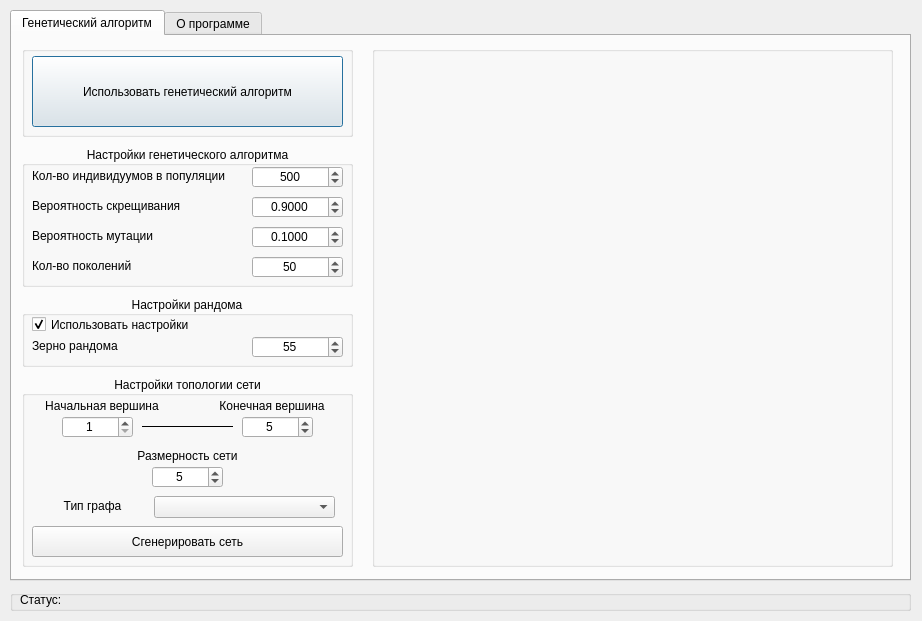
<?xml version="1.0" encoding="UTF-8"?>
<ui version="4.0">
 <class>Dialog</class>
 <widget class="QDialog" name="Dialog">
  <property name="enabled">
   <bool>true</bool>
  </property>
  <property name="geometry">
   <rect>
    <x>0</x>
    <y>0</y>
    <width>922</width>
    <height>621</height>
   </rect>
  </property>
  <property name="acceptDrops">
   <bool>false</bool>
  </property>
  <property name="windowTitle">
   <string>Dialog</string>
  </property>
  <widget class="QGroupBox" name="groupBox_3">
   <property name="enabled">
    <bool>true</bool>
   </property>
   <property name="geometry">
    <rect>
     <x>10</x>
     <y>590</y>
     <width>901</width>
     <height>21</height>
    </rect>
   </property>
   <property name="mouseTracking">
    <bool>false</bool>
   </property>
   <property name="contextMenuPolicy">
    <enum>Qt::DefaultContextMenu</enum>
   </property>
   <property name="acceptDrops">
    <bool>false</bool>
   </property>
   <property name="styleSheet">
    <string notr="true">border-color: rgb(0, 0, 0);</string>
   </property>
   <property name="title">
    <string/>
   </property>
   <widget class="QLabel" name="SystemMassage_Label">
    <property name="geometry">
     <rect>
      <x>10</x>
      <y>0</y>
      <width>881</width>
      <height>20</height>
     </rect>
    </property>
    <property name="text">
     <string>Статус:</string>
    </property>
   </widget>
  </widget>
  <widget class="QTabWidget" name="tabWidget">
   <property name="geometry">
    <rect>
     <x>10</x>
     <y>10</y>
     <width>901</width>
     <height>571</height>
    </rect>
   </property>
   <property name="currentIndex">
    <number>0</number>
   </property>
   <widget class="QWidget" name="tab_2">
    <attribute name="title">
     <string>Генетический алгоритм</string>
    </attribute>
    <widget class="QGroupBox" name="groupBox">
     <property name="enabled">
      <bool>true</bool>
     </property>
     <property name="geometry">
      <rect>
       <x>10</x>
       <y>10</y>
       <width>331</width>
       <height>91</height>
      </rect>
     </property>
     <property name="mouseTracking">
      <bool>false</bool>
     </property>
     <property name="contextMenuPolicy">
      <enum>Qt::DefaultContextMenu</enum>
     </property>
     <property name="acceptDrops">
      <bool>false</bool>
     </property>
     <property name="styleSheet">
      <string notr="true">border-color: rgb(0, 0, 0);</string>
     </property>
     <property name="title">
      <string/>
     </property>
     <widget class="QPushButton" name="bUseGenAlg">
      <property name="geometry">
       <rect>
        <x>10</x>
        <y>10</y>
        <width>311</width>
        <height>71</height>
       </rect>
      </property>
      <property name="text">
       <string>Использовать генетический алгоритм</string>
      </property>
     </widget>
    </widget>
    <widget class="QGroupBox" name="groupBox_5">
     <property name="geometry">
      <rect>
       <x>10</x>
       <y>110</y>
       <width>331</width>
       <height>141</height>
      </rect>
     </property>
     <property name="title">
      <string>Настройки генетического алгоритма</string>
     </property>
     <property name="alignment">
      <set>Qt::AlignCenter</set>
     </property>
     <widget class="QLabel" name="POPULATION_SIZE_Label">
      <property name="geometry">
       <rect>
        <x>10</x>
        <y>20</y>
        <width>211</width>
        <height>20</height>
       </rect>
      </property>
      <property name="text">
       <string>Кол-во индивидуумов в популяции</string>
      </property>
     </widget>
     <widget class="QSpinBox" name="POPULATION_SIZE_IntSpinBox">
      <property name="geometry">
       <rect>
        <x>230</x>
        <y>20</y>
        <width>91</width>
        <height>22</height>
       </rect>
      </property>
      <property name="alignment">
       <set>Qt::AlignCenter</set>
      </property>
      <property name="minimum">
       <number>1</number>
      </property>
      <property name="maximum">
       <number>9999</number>
      </property>
      <property name="value">
       <number>500</number>
      </property>
     </widget>
     <widget class="QLabel" name="P_CROSSOVER_Label">
      <property name="geometry">
       <rect>
        <x>10</x>
        <y>50</y>
        <width>161</width>
        <height>20</height>
       </rect>
      </property>
      <property name="text">
       <string>Вероятность скрещивания</string>
      </property>
     </widget>
     <widget class="QLabel" name="P_MUTATION_Label">
      <property name="geometry">
       <rect>
        <x>10</x>
        <y>80</y>
        <width>161</width>
        <height>20</height>
       </rect>
      </property>
      <property name="text">
       <string>Вероятность мутации</string>
      </property>
     </widget>
     <widget class="QLabel" name="MAX_GENERATIONS_Label">
      <property name="geometry">
       <rect>
        <x>10</x>
        <y>110</y>
        <width>161</width>
        <height>20</height>
       </rect>
      </property>
      <property name="text">
       <string>Кол-во поколений</string>
      </property>
     </widget>
     <widget class="QSpinBox" name="MAX_GENERATIONS_IntSpinBox">
      <property name="geometry">
       <rect>
        <x>230</x>
        <y>110</y>
        <width>91</width>
        <height>22</height>
       </rect>
      </property>
      <property name="alignment">
       <set>Qt::AlignCenter</set>
      </property>
      <property name="minimum">
       <number>1</number>
      </property>
      <property name="maximum">
       <number>9999</number>
      </property>
      <property name="value">
       <number>50</number>
      </property>
     </widget>
     <widget class="QDoubleSpinBox" name="P_CROSSOVER_DoubleSpinBox">
      <property name="geometry">
       <rect>
        <x>230</x>
        <y>50</y>
        <width>91</width>
        <height>22</height>
       </rect>
      </property>
      <property name="alignment">
       <set>Qt::AlignCenter</set>
      </property>
      <property name="decimals">
       <number>4</number>
      </property>
      <property name="maximum">
       <double>1.000000000000000</double>
      </property>
      <property name="value">
       <double>0.900000000000000</double>
      </property>
     </widget>
     <widget class="QDoubleSpinBox" name="P_MUTATION_DoubleSpinBox">
      <property name="geometry">
       <rect>
        <x>230</x>
        <y>80</y>
        <width>91</width>
        <height>22</height>
       </rect>
      </property>
      <property name="alignment">
       <set>Qt::AlignCenter</set>
      </property>
      <property name="decimals">
       <number>4</number>
      </property>
      <property name="maximum">
       <double>1.000000000000000</double>
      </property>
      <property name="value">
       <double>0.100000000000000</double>
      </property>
     </widget>
    </widget>
    <widget class="QGroupBox" name="groupBox_2">
     <property name="enabled">
      <bool>true</bool>
     </property>
     <property name="geometry">
      <rect>
       <x>360</x>
       <y>10</y>
       <width>521</width>
       <height>521</height>
      </rect>
     </property>
     <property name="mouseTracking">
      <bool>false</bool>
     </property>
     <property name="contextMenuPolicy">
      <enum>Qt::DefaultContextMenu</enum>
     </property>
     <property name="acceptDrops">
      <bool>false</bool>
     </property>
     <property name="styleSheet">
      <string notr="true">border-color: rgb(0, 0, 0);</string>
     </property>
     <property name="title">
      <string/>
     </property>
     <widget class="QWidget" name="RouteGraph_Widget" native="true">
      <property name="geometry">
       <rect>
        <x>10</x>
        <y>10</y>
        <width>500</width>
        <height>500</height>
       </rect>
      </property>
      <property name="autoFillBackground">
       <bool>false</bool>
      </property>
     </widget>
    </widget>
    <widget class="QGroupBox" name="groupBox_6">
     <property name="geometry">
      <rect>
       <x>10</x>
       <y>260</y>
       <width>331</width>
       <height>71</height>
      </rect>
     </property>
     <property name="title">
      <string>Настройки рандома</string>
     </property>
     <property name="alignment">
      <set>Qt::AlignCenter</set>
     </property>
     <widget class="QLabel" name="UseRandomSettings_Label">
      <property name="enabled">
       <bool>true</bool>
      </property>
      <property name="geometry">
       <rect>
        <x>10</x>
        <y>40</y>
        <width>191</width>
        <height>20</height>
       </rect>
      </property>
      <property name="text">
       <string>Зерно рандома</string>
      </property>
     </widget>
     <widget class="QCheckBox" name="UseRandomSettings_CheckBox">
      <property name="geometry">
       <rect>
        <x>10</x>
        <y>20</y>
        <width>311</width>
        <height>17</height>
       </rect>
      </property>
      <property name="text">
       <string>Использовать настройки</string>
      </property>
      <property name="checked">
       <bool>true</bool>
      </property>
     </widget>
     <widget class="QSpinBox" name="UseRandomSettings_IntSpinBox">
      <property name="enabled">
       <bool>true</bool>
      </property>
      <property name="geometry">
       <rect>
        <x>230</x>
        <y>40</y>
        <width>91</width>
        <height>22</height>
       </rect>
      </property>
      <property name="alignment">
       <set>Qt::AlignCenter</set>
      </property>
      <property name="maximum">
       <number>999999999</number>
      </property>
      <property name="value">
       <number>55</number>
      </property>
     </widget>
    </widget>
    <widget class="QGroupBox" name="groupBox_7">
     <property name="geometry">
      <rect>
       <x>10</x>
       <y>340</y>
       <width>331</width>
       <height>191</height>
      </rect>
     </property>
     <property name="title">
      <string>Настройки топологии сети</string>
     </property>
     <property name="alignment">
      <set>Qt::AlignCenter</set>
     </property>
     <widget class="QLabel" name="MAX_GENERATIONS_Label_2">
      <property name="geometry">
       <rect>
        <x>0</x>
        <y>20</y>
        <width>160</width>
        <height>20</height>
       </rect>
      </property>
      <property name="text">
       <string>Начальная вершина</string>
      </property>
      <property name="alignment">
       <set>Qt::AlignCenter</set>
      </property>
     </widget>
     <widget class="QLabel" name="MAX_GENERATIONS_Label_3">
      <property name="geometry">
       <rect>
        <x>170</x>
        <y>20</y>
        <width>160</width>
        <height>20</height>
       </rect>
      </property>
      <property name="text">
       <string>Конечная вершина</string>
      </property>
      <property name="alignment">
       <set>Qt::AlignCenter</set>
      </property>
     </widget>
     <widget class="QSpinBox" name="NODE_END_INDEX_IntSpinBox">
      <property name="geometry">
       <rect>
        <x>220</x>
        <y>40</y>
        <width>71</width>
        <height>22</height>
       </rect>
      </property>
      <property name="alignment">
       <set>Qt::AlignCenter</set>
      </property>
      <property name="minimum">
       <number>1</number>
      </property>
      <property name="maximum">
       <number>9999</number>
      </property>
      <property name="value">
       <number>5</number>
      </property>
     </widget>
     <widget class="QSpinBox" name="NODE_START_INDEX_IntSpinBox">
      <property name="geometry">
       <rect>
        <x>40</x>
        <y>40</y>
        <width>71</width>
        <height>22</height>
       </rect>
      </property>
      <property name="alignment">
       <set>Qt::AlignCenter</set>
      </property>
      <property name="minimum">
       <number>1</number>
      </property>
      <property name="maximum">
       <number>9999</number>
      </property>
      <property name="value">
       <number>1</number>
      </property>
     </widget>
     <widget class="QLabel" name="MAX_GENERATIONS_Label_4">
      <property name="geometry">
       <rect>
        <x>90</x>
        <y>70</y>
        <width>151</width>
        <height>20</height>
       </rect>
      </property>
      <property name="text">
       <string>Размерность сети</string>
      </property>
      <property name="alignment">
       <set>Qt::AlignCenter</set>
      </property>
     </widget>
     <widget class="QSpinBox" name="NODE_COUNT_IntSpinBox">
      <property name="geometry">
       <rect>
        <x>130</x>
        <y>90</y>
        <width>71</width>
        <height>22</height>
       </rect>
      </property>
      <property name="alignment">
       <set>Qt::AlignCenter</set>
      </property>
      <property name="minimum">
       <number>1</number>
      </property>
      <property name="maximum">
       <number>9999</number>
      </property>
      <property name="value">
       <number>5</number>
      </property>
     </widget>
     <widget class="Line" name="line">
      <property name="geometry">
       <rect>
        <x>120</x>
        <y>40</y>
        <width>91</width>
        <height>21</height>
       </rect>
      </property>
      <property name="frameShadow">
       <enum>QFrame::Plain</enum>
      </property>
      <property name="orientation">
       <enum>Qt::Horizontal</enum>
      </property>
     </widget>
     <widget class="QPushButton" name="bUseGenRandomGraph">
      <property name="geometry">
       <rect>
        <x>10</x>
        <y>150</y>
        <width>311</width>
        <height>31</height>
       </rect>
      </property>
      <property name="text">
       <string>Сгенерировать сеть</string>
      </property>
     </widget>
     <widget class="QComboBox" name="TypeGraph_ComboBox">
      <property name="geometry">
       <rect>
        <x>132</x>
        <y>120</y>
        <width>181</width>
        <height>22</height>
       </rect>
      </property>
     </widget>
     <widget class="QLabel" name="MAX_GENERATIONS_Label_5">
      <property name="geometry">
       <rect>
        <x>10</x>
        <y>120</y>
        <width>121</width>
        <height>20</height>
       </rect>
      </property>
      <property name="text">
       <string>Тип графа</string>
      </property>
      <property name="alignment">
       <set>Qt::AlignCenter</set>
      </property>
     </widget>
    </widget>
   </widget>
   <widget class="QWidget" name="tab">
    <attribute name="title">
     <string>О программе</string>
    </attribute>
    <widget class="QLabel" name="label">
     <property name="geometry">
      <rect>
       <x>10</x>
       <y>10</y>
       <width>881</width>
       <height>41</height>
      </rect>
     </property>
     <property name="font">
      <font>
       <pointsize>14</pointsize>
      </font>
     </property>
     <property name="text">
      <string>ФИО автора: Леонов Владислав Денисович</string>
     </property>
    </widget>
    <widget class="QLabel" name="label_2">
     <property name="geometry">
      <rect>
       <x>10</x>
       <y>130</y>
       <width>881</width>
       <height>41</height>
      </rect>
     </property>
     <property name="font">
      <font>
       <pointsize>14</pointsize>
      </font>
     </property>
     <property name="text">
      <string>Университет: Московский Политехнический Университет</string>
     </property>
    </widget>
    <widget class="QLabel" name="label_3">
     <property name="geometry">
      <rect>
       <x>10</x>
       <y>90</y>
       <width>881</width>
       <height>41</height>
      </rect>
     </property>
     <property name="font">
      <font>
       <pointsize>14</pointsize>
      </font>
     </property>
     <property name="text">
      <string>Группа: 224-322</string>
     </property>
    </widget>
    <widget class="QLabel" name="label_4">
     <property name="geometry">
      <rect>
       <x>10</x>
       <y>50</y>
       <width>881</width>
       <height>41</height>
      </rect>
     </property>
     <property name="font">
      <font>
       <pointsize>14</pointsize>
      </font>
     </property>
     <property name="text">
      <string>E-mail автора: bourhood@gmail.com</string>
     </property>
    </widget>
    <widget class="QLabel" name="label_5">
     <property name="geometry">
      <rect>
       <x>10</x>
       <y>170</y>
       <width>881</width>
       <height>41</height>
      </rect>
     </property>
     <property name="font">
      <font>
       <pointsize>14</pointsize>
      </font>
     </property>
     <property name="text">
      <string>Год разработки: 2023</string>
     </property>
    </widget>
    <widget class="QLabel" name="label_6">
     <property name="geometry">
      <rect>
       <x>10</x>
       <y>210</y>
       <width>881</width>
       <height>41</height>
      </rect>
     </property>
     <property name="font">
      <font>
       <pointsize>14</pointsize>
      </font>
     </property>
     <property name="text">
      <string>&lt;html&gt;&lt;head/&gt;&lt;body&gt;&lt;p&gt;Учебный курс: &lt;a href=&quot;https://online.mospolytech.ru/course/view.php?id=10055&quot;&gt;&lt;span style=&quot; text-decoration: underline; color:#0000ff;&quot;&gt;https://online.mospolytech.ru/course/view.php?id=10055&lt;/span&gt;&lt;/a&gt;&lt;/p&gt;&lt;/body&gt;&lt;/html&gt;</string>
     </property>
     <property name="openExternalLinks">
      <bool>true</bool>
     </property>
    </widget>
   </widget>
  </widget>
 </widget>
 <resources/>
 <connections/>
</ui>
